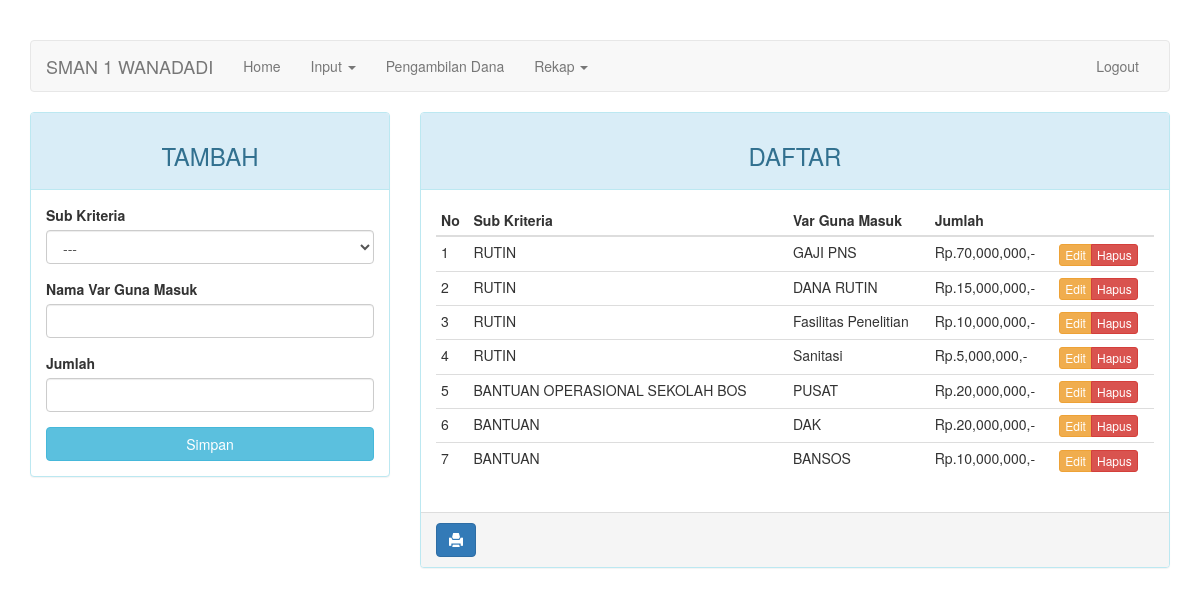
/index.php?halaman=variabel_guna_masuk (signed in), run on the app's committed database.
### tables this page shows
CREATE TABLE `variabel_guna_masuk` (
  `kd_var_guna_masuk` int(5) NOT NULL,
  `kd_sub_kriteria` int(5) NOT NULL,
  `nama_var_guna_masuk` varchar(50) NOT NULL,
  `jumlah` int(11) DEFAULT NULL
);

CREATE TABLE `sub_kriteria` (
  `kd_sub_kriteria` int(5) NOT NULL,
  `kd_kriteria` int(5) NOT NULL,
  `nama_sub_kriteria` varchar(50) NOT NULL,
  `jumlah` int(11) DEFAULT NULL
);

### halaman/variabel_guna_masuk.php (the view, shortened to what this page needs)
<div class="row">
    <div class="col-md-4 hidden-print">
        <div class="panel panel-info">
            <div class="panel-heading"><h3 class="text-center">TAMBAH</h3></div>
            <div class="panel-body">
                <form action="<?=$_SERVER['REQUEST_URI']?>" method="POST">
                    <div class="form-group">
                        <label for="kd_sub_kriteria">Sub Kriteria</label>
                        <select name="kd_sub_kriteria" class="form-control">
                            <option value="" selected="on">---</option>
                        </select>
                    </div>
                    <div class="form-group">
                        <label for="nama_var_guna_masuk">Nama Var Guna Masuk</label>
                        <input type="text" name="nama_var_guna_masuk" class="form-control">
                    </div>
                    <div class="form-group">
                        <label for="jumlah">Jumlah</label>
                        <input type="number" name="jumlah" class="form-control">
                    </div>
                    <button type="submit" class="btn btn-info btn-block">Simpan</button>
                </form>
            </div>
        </div>
    </div>
    <div class="col-md-8">
        <div class="panel panel-info">
            <div class="panel-heading"><h3 class="text-center">DAFTAR</h3></div>
            <div class="panel-body">
                <table class="table table-condensed">
                    <thead>
                    <tr>
                        <th>No</th>
                        <th>Sub Kriteria</th>
                        <th>Var Guna Masuk</th>
                        <th>Jumlah</th>
                        <th class="hidden-print"></th>
                    </tr>
                    </thead>
                    <tbody>
                    <?php if($query = $koneksi->query("SELECT kd_var_guna_masuk, nama_sub_kriteria, nama_var_guna_masuk, v.jumlah AS jumlah_v FROM variabel_guna_masuk v LEFT JOIN sub_kriteria s ON v.kd_sub_kriteria=s.kd_sub_kriteria")): ?>
                        <?php $no = 1; ?>
                        <?php while($data = $query->fetch_array()): ?>
                            <tr>
                                <td><?=$no++?></td>
                                <td><?=$data['nama_sub_kriteria']?></td>
                                <td><?=$data['nama_var_guna_masuk']?></td>
                                <td>Rp.<?=number_format($data['jumlah_v'])?>,-</td>
                                <td class="hidden-print">
                                    <div class="btn-group">
                                        <a href="?halaman=variabel_guna_masuk&action=update&id=<?=$data['kd_var_guna_masuk']?>" class="btn btn-warning btn-xs">Edit</a>
                                        <a href="?halaman=variabel_guna_masuk&action=delete&id=<?=$data['kd_var_guna_masuk']?>" class="btn btn-danger btn-xs">Hapus</a>
                                    </div>
                                </td>
                            </tr>
                        <?php endwhile ?>
                    <?php endif ?>
                    </tbody>
                </table>
            </div>
            <div class="panel-footer hidden-print ">
                <a onClick="window.print();return false" class="btn btn-primary"><i class="glyphicon glyphicon-print"></i></a>
            </div>
        </div>
    </div>
</div>

### index.php (style rules this page uses)
body { margin-top: 40px; }

### data on the page
variabel_guna_masuk: kd_sub_kriteria.nama_sub_kriteria "RUTIN", nama_var_guna_masuk "GAJI PNS", jumlah "70,000,000"
variabel_guna_masuk: kd_sub_kriteria.nama_sub_kriteria "RUTIN", nama_var_guna_masuk "DANA RUTIN", jumlah "15,000,000"
variabel_guna_masuk: kd_sub_kriteria.nama_sub_kriteria "RUTIN", nama_var_guna_masuk "Fasilitas Penelitian", jumlah "10,000,000"
variabel_guna_masuk: kd_sub_kriteria.nama_sub_kriteria "RUTIN", nama_var_guna_masuk "Sanitasi", jumlah "5,000,000"
variabel_guna_masuk: kd_sub_kriteria.nama_sub_kriteria "BANTUAN OPERASIONAL SEKOLAH BOS", nama_var_guna_masuk "PUSAT", jumlah "20,000,000"
variabel_guna_masuk: kd_sub_kriteria.nama_sub_kriteria "BANTUAN", nama_var_guna_masuk "DAK", jumlah "20,000,000"
variabel_guna_masuk: kd_sub_kriteria.nama_sub_kriteria "BANTUAN", nama_var_guna_masuk "BANSOS", jumlah "10,000,000"
